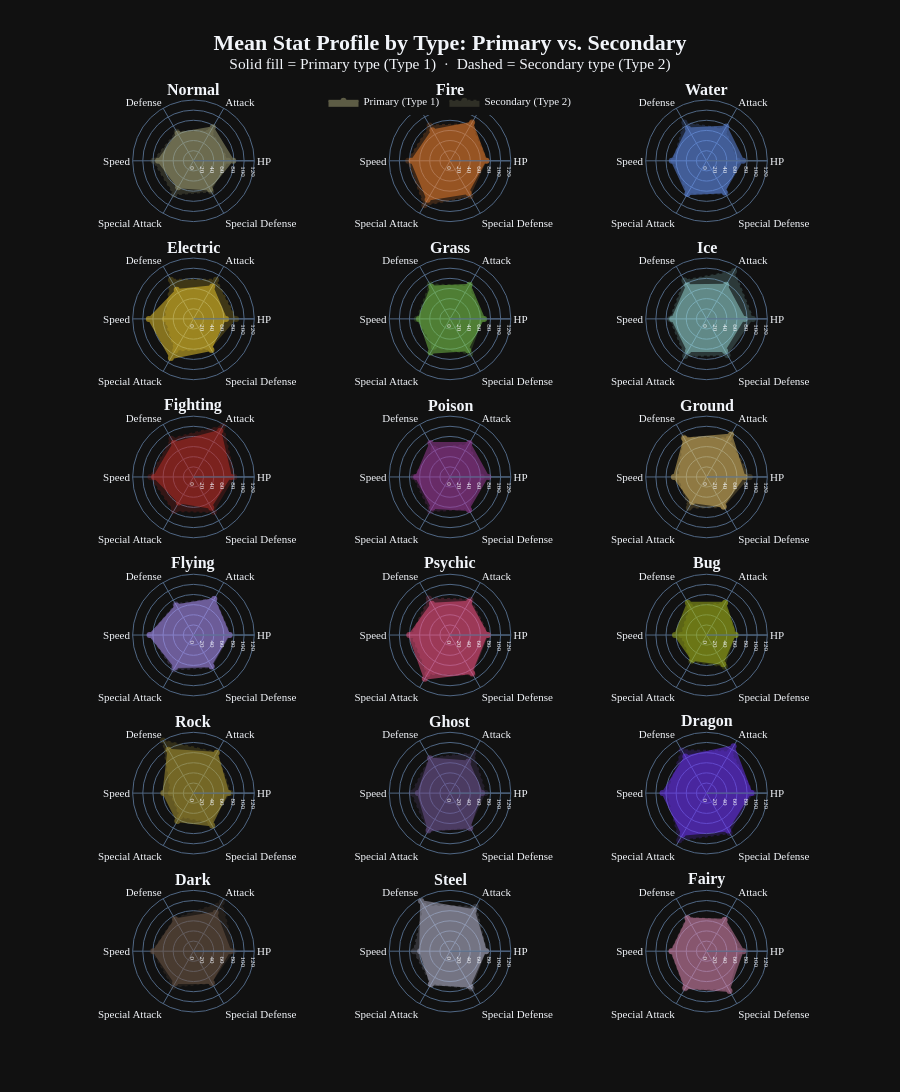

The code cell stored with this chart in its notebook:
### Code cell
# --- 2d: Stat fingerprint ScatterPolar — Primary vs. Secondary type ---
# Each of the 18 type subplots overlays two traces:
#   Solid fill (0.5 opacity)  = Pokémon for whom this is their PRIMARY type (Type 1)
#   Dashed line (0.2 opacity) = Pokémon for whom this is their SECONDARY type (Type 2)
# All subplots share the same radial axis range → direct cross-type comparison.
from plotly.subplots import make_subplots

STAT_THETA = ['HP', 'Attack', 'Defense', 'Speed', 'Special Attack', 'Special Defense']
TYPE_ORDER = list(TYPE_COLORS.keys())  # canonical game type order

# Global max mean stat across all type × stat combinations → uniform radial scale
all_means = []
for t in TYPE_ORDER:
    for subset in [pokes[pokes['Type 1'] == t], pokes[pokes['Type 2'] == t]]:
        if len(subset) > 0:
            all_means.extend(subset[STAT_THETA].mean().tolist())
POLAR_MAX = int(np.ceil(max(all_means) / 10) * 10)

ROWS, COLS = 6, 3
fig = make_subplots(
    rows=ROWS, cols=COLS,
    specs=[[{'type': 'polar'}] * COLS] * ROWS,
    subplot_titles=[f'<b>{t}</b>' for t in TYPE_ORDER],
    vertical_spacing=0.04,
    horizontal_spacing=0.04,
)

for idx, t in enumerate(TYPE_ORDER):
    row = idx // COLS + 1
    col = idx % COLS + 1
    color = TYPE_COLORS[t]

    t1 = pokes[pokes['Type 1'] == t]
    t2 = pokes[pokes['Type 2'] == t]

    if len(t1) > 0:
        fig.add_trace(go.Scatterpolar(
            r=t1[STAT_THETA].mean().tolist(),
            theta=STAT_THETA,
            fill='toself',
            fillcolor=color,
            opacity=0.5,
            line=dict(color=color, width=2),
            name='Primary (Type 1)',
            legendgroup='type1',
            showlegend=(idx == 0),
        ), row, col)

    if len(t2) > 0:
        fig.add_trace(go.Scatterpolar(
            r=t2[STAT_THETA].mean().tolist(),
            theta=STAT_THETA,
            fill='toself',
            fillcolor=color,
            opacity=0.2,
            line=dict(color=color, width=2, dash='dot'),
            name='Secondary (Type 2)',
            legendgroup='type2',
            showlegend=(idx == 0),
        ), row, col)

# Uniform radial axis on all 18 polar subplots
polar_kwargs = {}
for i in range(1, 19):
    key = 'polar' if i == 1 else f'polar{i}'
    polar_kwargs[key] = dict(radialaxis=dict(
        range=[0, POLAR_MAX],
        showticklabels=True,
        tickfont=dict(size=7),
    ))

fig.update_layout(
    **polar_kwargs,
    title=(
        '<b>Mean Stat Profile by Type: Primary vs. Secondary</b><br>'
        '<sup>Solid fill = Primary type (Type 1)  ·  Dashed = Secondary type (Type 2)</sup>'
    ),
    title_x=0.5,
    height=1800,
    template='plotly_dark',
    legend=dict(orientation='h', y=1.015, x=0.5, xanchor='center'),
    font=dict(family='Ubuntu', size=11),
    title_font=dict(family='Ubuntu', size=22),
)
fig.show()

### Figure 1 — Plotly figure (JSON) as saved in the notebook; plotly's stock layout.template omitted (floating-point values rounded to 4 significant figures)
{"data": [{"fill": "toself", "fillcolor": "#A8A77A", "legendgroup": "type1", "line": {"color": "#A8A77A", "width": 2}, "name": "Primary (Type 1)", "opacity": 0.5, "r": [78.62, 76.29, 62.43, 69.82, 60.37, 65.57], "showlegend": true, "subplot": "polar", "theta": ["HP", "Attack", "Defense", "Speed", "Special Attack", "Special Defense"], "type": "scatterpolar"}, {"fill": "toself", "fillcolor": "#A8A77A", "legendgroup": "type2", "line": {"color": "#A8A77A", "dash": "dot", "width": 2}, "name": "Secondary (Type 2)", "opacity": 0.2, "r": [68.55, 67.9, 66.0, 78.85, 76.6, 69.8], "showlegend": true, "subplot": "polar", "theta": ["HP", "Attack", "Defense", "Speed", "Special Attack", "Special Defense"], "type": "scatterpolar"}, {"fill": "toself", "fillcolor": "#EE8130", "legendgroup": "type1", "line": {"color": "#EE8130", "width": 2}, "name": "Primary (Type 1)", "opacity": 0.5, "r": [71.77, 87.15, 69.53, 75.86, 88.51, 73.25], "showlegend": false, "subplot": "polar2", "theta": ["HP", "Attack", "Defense", "Speed", "Special Attack", "Special Defense"], "type": "scatterpolar"}, {"fill": "toself", "fillcolor": "#EE8130", "legendgroup": "type2", "line": {"color": "#EE8130", "dash": "dot", "width": 2}, "name": "Secondary (Type 2)", "opacity": 0.2, "r": [72.43, 83.62, 80.33, 82.38, 101.2, 80.1], "showlegend": false, "subplot": "polar2", "theta": ["HP", "Attack", "Defense", "Speed", "Special Attack", "Special Defense"], "type": "scatterpolar"}, {"fill": "toself", "fillcolor": "#6390F0", "legendgroup": "type1", "line": {"color": "#6390F0", "width": 2}, "name": "Primary (Type 1)", "opacity": 0.5, "r": [72.28, 78.1, 73.44, 68.58, 75.91, 71.43], "showlegend": false, "subplot": "polar3", "theta": ["HP", "Attack", "Defense", "Speed", "Special Attack", "Special Defense"], "type": "scatterpolar"}, {"fill": "toself", "fillcolor": "#6390F0", "legendgroup": "type2", "line": {"color": "#6390F0", "dash": "dot", "width": 2}, "name": "Secondary (Type 2)", "opacity": 0.2, "r": [61.52, 71.65, 87.35, 65.0, 74.48, 74.78], "showlegend": false, "subplot": "polar3", "theta": ["HP", "Attack", "Defense", "Speed", "Special Attack", "Special Defense"], "type": "scatterpolar"}, {"fill": "toself", "fillcolor": "#F7D02C", "legendgroup": "type1", "line": {"color": "#F7D02C", "width": 2}, "name": "Primary (Type 1)", "opacity": 0.5, "r": [64.23, 74.07, 66.15, 88.12, 89.27, 70.99], "showlegend": false, "subplot": "polar4", "theta": ["HP", "Attack", "Defense", "Speed", "Special Attack", "Special Defense"], "type": "scatterpolar"}, {"fill": "toself", "fillcolor": "#F7D02C", "legendgroup": "type2", "line": {"color": "#F7D02C", "dash": "dot", "width": 2}, "name": "Secondary (Type 2)", "opacity": 0.2, "r": [84.0, 89.0, 89.08, 56.15, 72.08, 67.92], "showlegend": false, "subplot": "polar4", "theta": ["HP", "Attack", "Defense", "Speed", "Special Attack", "Special Defense"], "type": "scatterpolar"}, {"fill": "toself", "fillcolor": "#7AC74C", "legendgroup": "type1", "line": {"color": "#7AC74C", "width": 2}, "name": "Primary (Type 1)", "opacity": 0.5, "r": [67.39, 77.69, 73.38, 61.23, 76.88, 71.62], "showlegend": false, "subplot": "polar5", "theta": ["HP", "Attack", "Defense", "Speed", "Special Attack", "Special Defense"], "type": "scatterpolar"}, {"fill": "toself", "fillcolor": "#7AC74C", "legendgroup": "type2", "line": {"color": "#7AC74C", "dash": "dot", "width": 2}, "name": "Secondary (Type 2)", "opacity": 0.2, "r": [65.03, 74.55, 79.03, 65.09, 63.64, 79.33], "showlegend": false, "subplot": "polar5", "theta": ["HP", "Attack", "Defense", "Speed", "Special Attack", "Special Defense"], "type": "scatterpolar"}, {"fill": "toself", "fillcolor": "#96D9D6", "legendgroup": "type1", "line": {"color": "#96D9D6", "width": 2}, "name": "Primary (Type 1)", "opacity": 0.5, "r": [75.19, 77.72, 76.44, 67.84, 73.26, 73.3], "showlegend": false, "subplot": "polar6", "theta": ["HP", "Attack", "Defense", "Speed", "Special Attack", "Special Defense"], "type": "scatterpolar"}, {"fill": "toself", "fillcolor": "#96D9D6", "legendgroup": "type2", "line": {"color": "#96D9D6", "dash": "dot", "width": 2}, "name": "Secondary (Type 2)", "opacity": 0.2, "r": [91.62, 108.4, 87.21, 71.54, 84.42, 82.62], "showlegend": false, "subplot": "polar6", "theta": ["HP", "Attack", "Defense", "Speed", "Special Attack", "Special Defense"], "type": "scatterpolar"}, {"fill": "toself", "fillcolor": "#C22E28", "legendgroup": "type1", "line": {"color": "#C22E28", "width": 2}, "name": "Primary (Type 1)", "opacity": 0.5, "r": [74.05, 105.4, 77.12, 77.88, 57.95, 70.23], "showlegend": false, "subplot": "polar7", "theta": ["HP", "Attack", "Defense", "Speed", "Special Attack", "Special Defense"], "type": "scatterpolar"}, {"fill": "toself", "fillcolor": "#C22E28", "legendgroup": "type2", "line": {"color": "#C22E28", "dash": "dot", "width": 2}, "name": "Secondary (Type 2)", "opacity": 0.2, "r": [80.56, 116.5, 87.16, 84.96, 77.4, 80.13], "showlegend": false, "subplot": "polar7", "theta": ["HP", "Attack", "Defense", "Speed", "Special Attack", "Special Defense"], "type": "scatterpolar"}, {"fill": "toself", "fillcolor": "#A33EA1", "legendgroup": "type1", "line": {"color": "#A33EA1", "width": 2}, "name": "Primary (Type 1)", "opacity": 0.5, "r": [75.58, 77.16, 77.58, 66.8, 70.16, 75.32], "showlegend": false, "subplot": "polar8", "theta": ["HP", "Attack", "Defense", "Speed", "Special Attack", "Special Defense"], "type": "scatterpolar"}, {"fill": "toself", "fillcolor": "#A33EA1", "legendgroup": "type2", "line": {"color": "#A33EA1", "dash": "dot", "width": 2}, "name": "Secondary (Type 2)", "opacity": 0.2, "r": [62.57, 74.0, 64.61, 71.73, 78.08, 72.47], "showlegend": false, "subplot": "polar8", "theta": ["HP", "Attack", "Defense", "Speed", "Special Attack", "Special Defense"], "type": "scatterpolar"}, {"fill": "toself", "fillcolor": "#E2BF65", "legendgroup": "type1", "line": {"color": "#E2BF65", "width": 2}, "name": "Primary (Type 1)", "opacity": 0.5, "r": [74.94, 96.86, 87.45, 64.43, 57.31, 67.24], "showlegend": false, "subplot": "polar9", "theta": ["HP", "Attack", "Defense", "Speed", "Special Attack", "Special Defense"], "type": "scatterpolar"}, {"fill": "toself", "fillcolor": "#E2BF65", "legendgroup": "type2", "line": {"color": "#E2BF65", "dash": "dot", "width": 2}, "name": "Secondary (Type 2)", "opacity": 0.2, "r": [85.32, 87.64, 90.02, 55.55, 69.95, 68.43], "showlegend": false, "subplot": "polar9", "theta": ["HP", "Attack", "Defense", "Speed", "Special Attack", "Special Defense"], "type": "scatterpolar"}, {"fill": "toself", "fillcolor": "#A98FF3", "legendgroup": "type1", "line": {"color": "#A98FF3", "width": 2}, "name": "Primary (Type 1)", "opacity": 0.5, "r": [70.9, 81.9, 67.4, 86.8, 72.6, 70.9], "showlegend": false, "subplot": "polar10", "theta": ["HP", "Attack", "Defense", "Speed", "Special Attack", "Special Defense"], "type": "scatterpolar"}, {"fill": "toself", "fillcolor": "#A98FF3", "legendgroup": "type2", "line": {"color": "#A98FF3", "dash": "dot", "width": 2}, "name": "Secondary (Type 2)", "opacity": 0.2, "r": [72.55, 82.72, 70.28, 85.34, 78.53, 73.02], "showlegend": false, "subplot": "polar10", "theta": ["HP", "Attack", "Defense", "Speed", "Special Attack", "Special Defense"], "type": "scatterpolar"}, {"fill": "toself", "fillcolor": "#F95587", "legendgroup": "type1", "line": {"color": "#F95587", "width": 2}, "name": "Primary (Type 1)", "opacity": 0.5, "r": [73.83, 75.72, 71.54, 80.46, 99.47, 86.75], "showlegend": false, "subplot": "polar11", "theta": ["HP", "Attack", "Defense", "Speed", "Special Attack", "Special Defense"], "type": "scatterpolar"}, {"fill": "toself", "fillcolor": "#F95587", "legendgroup": "type2", "line": {"color": "#F95587", "dash": "dot", "width": 2}, "name": "Secondary (Type 2)", "opacity": 0.2, "r": [75.66, 80.69, 83.45, 75.6, 88.71, 89.31], "showlegend": false, "subplot": "polar11", "theta": ["HP", "Attack", "Defense", "Speed", "Special Attack", "Special Defense"], "type": "scatterpolar"}, {"fill": "toself", "fillcolor": "#A6B91A", "legendgroup": "type1", "line": {"color": "#A6B91A", "width": 2}, "name": "Primary (Type 1)", "opacity": 0.5, "r": [57.41, 73.41, 73.78, 62.19, 56.51, 66.31], "showlegend": false, "subplot": "polar12", "theta": ["HP", "Attack", "Defense", "Speed", "Special Attack", "Special Defense"], "type": "scatterpolar"}, {"fill": "toself", "fillcolor": "#A6B91A", "legendgroup": "type2", "line": {"color": "#A6B91A", "dash": "dot", "width": 2}, "name": "Secondary (Type 2)", "opacity": 0.2, "r": [57.33, 72.22, 65.44, 49.89, 60.0, 72.11], "showlegend": false, "subplot": "polar12", "theta": ["HP", "Attack", "Defense", "Speed", "Special Attack", "Special Defense"], "type": "scatterpolar"}, {"fill": "toself", "fillcolor": "#B6A136", "legendgroup": "type1", "line": {"color": "#B6A136", "width": 2}, "name": "Primary (Type 1)", "opacity": 0.5, "r": [68.72, 91.75, 98.77, 59.43, 63.61, 74.03], "showlegend": false, "subplot": "polar13", "theta": ["HP", "Attack", "Defense", "Speed", "Special Attack", "Special Defense"], "type": "scatterpolar"}, {"fill": "toself", "fillcolor": "#B6A136", "legendgroup": "type2", "line": {"color": "#B6A136", "dash": "dot", "width": 2}, "name": "Secondary (Type 2)", "opacity": 0.2, "r": [72.79, 92.0, 120.0, 44.53, 53.32, 67.32], "showlegend": false, "subplot": "polar13", "theta": ["HP", "Attack", "Defense", "Speed", "Special Attack", "Special Defense"], "type": "scatterpolar"}, {"fill": "toself", "fillcolor": "#735797", "legendgroup": "type1", "line": {"color": "#735797", "width": 2}, "name": "Primary (Type 1)", "opacity": 0.5, "r": [63.28, 72.11, 78.89, 63.23, 84.0, 79.83], "showlegend": false, "subplot": "polar14", "theta": ["HP", "Attack", "Defense", "Speed", "Special Attack", "Special Defense"], "type": "scatterpolar"}, {"fill": "toself", "fillcolor": "#735797", "legendgroup": "type2", "line": {"color": "#735797", "dash": "dot", "width": 2}, "name": "Secondary (Type 2)", "opacity": 0.2, "r": [70.23, 91.09, 79.81, 75.6, 86.05, 78.47], "showlegend": false, "subplot": "polar14", "theta": ["HP", "Attack", "Defense", "Speed", "Special Attack", "Special Defense"], "type": "scatterpolar"}, {"fill": "toself", "fillcolor": "#6F35FC", "legendgroup": "type1", "line": {"color": "#6F35FC", "width": 2}, "name": "Primary (Type 1)", "opacity": 0.5, "r": [88.58, 106.8, 83.42, 86.81, 94.58, 85.12], "showlegend": false, "subplot": "polar15", "theta": ["HP", "Attack", "Defense", "Speed", "Special Attack", "Special Defense"], "type": "scatterpolar"}, {"fill": "toself", "fillcolor": "#6F35FC", "legendgroup": "type2", "line": {"color": "#6F35FC", "dash": "dot", "width": 2}, "name": "Secondary (Type 2)", "opacity": 0.2, "r": [92.15, 95.0, 97.79, 77.81, 107.5, 91.09], "showlegend": false, "subplot": "polar15", "theta": ["HP", "Attack", "Defense", "Speed", "Special Attack", "Special Defense"], "type": "scatterpolar"}, {"fill": "toself", "fillcolor": "#705746", "legendgroup": "type1", "line": {"color": "#705746", "width": 2}, "name": "Primary (Type 1)", "opacity": 0.5, "r": [72.85, 87.68, 72.17, 78.8, 72.46, 72.31], "showlegend": false, "subplot": "polar16", "theta": ["HP", "Attack", "Defense", "Speed", "Special Attack", "Special Defense"], "type": "scatterpolar"}, {"fill": "toself", "fillcolor": "#705746", "legendgroup": "type2", "line": {"color": "#705746", "dash": "dot", "width": 2}, "name": "Secondary (Type 2)", "opacity": 0.2, "r": [79.27, 111.5, 73.97, 80.79, 80.82, 72.18], "showlegend": false, "subplot": "polar16", "theta": ["HP", "Attack", "Defense", "Speed", "Special Attack", "Special Defense"], "type": "scatterpolar"}, {"fill": "toself", "fillcolor": "#B7B7CE", "legendgroup": "type1", "line": {"color": "#B7B7CE", "width": 2}, "name": "Primary (Type 1)", "opacity": 0.5, "r": [71.23, 93.57, 114.2, 58.83, 75.57, 80.43], "showlegend": false, "subplot": "polar17", "theta": ["HP", "Attack", "Defense", "Speed", "Special Attack", "Special Defense"], "type": "scatterpolar"}, {"fill": "toself", "fillcolor": "#B7B7CE", "legendgroup": "type2", "line": {"color": "#B7B7CE", "dash": "dot", "width": 2}, "name": "Secondary (Type 2)", "opacity": 0.2, "r": [71.32, 101.5, 103.8, 71.02, 73.7, 85.05], "showlegend": false, "subplot": "polar17", "theta": ["HP", "Attack", "Defense", "Speed", "Special Attack", "Special Defense"], "type": "scatterpolar"}, {"fill": "toself", "fillcolor": "#D685AD", "legendgroup": "type1", "line": {"color": "#D685AD", "width": 2}, "name": "Primary (Type 1)", "opacity": 0.5, "r": [72.91, 71.56, 74.41, 68.91, 83.44, 90.85], "showlegend": false, "subplot": "polar18", "theta": ["HP", "Attack", "Defense", "Speed", "Special Attack", "Special Defense"], "type": "scatterpolar"}, {"fill": "toself", "fillcolor": "#D685AD", "legendgroup": "type2", "line": {"color": "#D685AD", "dash": "dot", "width": 2}, "name": "Secondary (Type 2)", "opacity": 0.2, "r": [65.38, 70.36, 76.89, 69.53, 85.02, 87.42], "showlegend": false, "subplot": "polar18", "theta": ["HP", "Attack", "Defense", "Speed", "Special Attack", "Special Defense"], "type": "scatterpolar"}], "layout": {"annotations": [{"font": {"size": 16}, "showarrow": false, "text": "<b>Normal</b>", "x": 0.1533, "xanchor": "center", "xref": "paper", "y": 1.0, "yanchor": "bottom", "yref": "paper"}, {"font": {"size": 16}, "showarrow": false, "text": "<b>Fire</b>", "x": 0.5, "xanchor": "center", "xref": "paper", "y": 1.0, "yanchor": "bottom", "yref": "paper"}, {"font": {"size": 16}, "showarrow": false, "text": "<b>Water</b>", "x": 0.8467, "xanchor": "center", "xref": "paper", "y": 1.0, "yanchor": "bottom", "yref": "paper"}, {"font": {"size": 16}, "showarrow": false, "text": "<b>Electric</b>", "x": 0.1533, "xanchor": "center", "xref": "paper", "y": 0.8267, "yanchor": "bottom", "yref": "paper"}, {"font": {"size": 16}, "showarrow": false, "text": "<b>Grass</b>", "x": 0.5, "xanchor": "center", "xref": "paper", "y": 0.8267, "yanchor": "bottom", "yref": "paper"}, {"font": {"size": 16}, "showarrow": false, "text": "<b>Ice</b>", "x": 0.8467, "xanchor": "center", "xref": "paper", "y": 0.8267, "yanchor": "bottom", "yref": "paper"}, {"font": {"size": 16}, "showarrow": false, "text": "<b>Fighting</b>", "x": 0.1533, "xanchor": "center", "xref": "paper", "y": 0.6533, "yanchor": "bottom", "yref": "paper"}, {"font": {"size": 16}, "showarrow": false, "text": "<b>Poison</b>", "x": 0.5, "xanchor": "center", "xref": "paper", "y": 0.6533, "yanchor": "bottom", "yref": "paper"}, {"font": {"size": 16}, "showarrow": false, "text": "<b>Ground</b>", "x": 0.8467, "xanchor": "center", "xref": "paper", "y": 0.6533, "yanchor": "bottom", "yref": "paper"}, {"font": {"size": 16}, "showarrow": false, "text": "<b>Flying</b>", "x": 0.1533, "xanchor": "center", "xref": "paper", "y": 0.48, "yanchor": "bottom", "yref": "paper"}, {"font": {"size": 16}, "showarrow": false, "text": "<b>Psychic</b>", "x": 0.5, "xanchor": "center", "xref": "paper", "y": 0.48, "yanchor": "bottom", "yref": "paper"}, {"font": {"size": 16}, "showarrow": false, "text": "<b>Bug</b>", "x": 0.8467, "xanchor": "center", "xref": "paper", "y": 0.48, "yanchor": "bottom", "yref": "paper"}, {"font": {"size": 16}, "showarrow": false, "text": "<b>Rock</b>", "x": 0.1533, "xanchor": "center", "xref": "paper", "y": 0.3067, "yanchor": "bottom", "yref": "paper"}, {"font": {"size": 16}, "showarrow": false, "text": "<b>Ghost</b>", "x": 0.5, "xanchor": "center", "xref": "paper", "y": 0.3067, "yanchor": "bottom", "yref": "paper"}, {"font": {"size": 16}, "showarrow": false, "text": "<b>Dragon</b>", "x": 0.8467, "xanchor": "center", "xref": "paper", "y": 0.3067, "yanchor": "bottom", "yref": "paper"}, {"font": {"size": 16}, "showarrow": false, "text": "<b>Dark</b>", "x": 0.1533, "xanchor": "center", "xref": "paper", "y": 0.1333, "yanchor": "bottom", "yref": "paper"}, {"font": {"size": 16}, "showarrow": false, "text": "<b>Steel</b>", "x": 0.5, "xanchor": "center", "xref": "paper", "y": 0.1333, "yanchor": "bottom", "yref": "paper"}, {"font": {"size": 16}, "showarrow": false, "text": "<b>Fairy</b>", "x": 0.8467, "xanchor": "center", "xref": "paper", "y": 0.1333, "yanchor": "bottom", "yref": "paper"}], "font": {"family": "Ubuntu", "size": 11}, "height": 1800, "legend": {"orientation": "h", "x": 0.5, "xanchor": "center", "y": 1.015}, "polar": {"domain": {"x": [0.0, 0.3067], "y": [0.8667, 1.0]}, "radialaxis": {"range": [0, 120], "showticklabels": true, "tickfont": {"size": 7}}}, "polar10": {"domain": {"x": [0.0, 0.3067], "y": [0.3467, 0.48]}, "radialaxis": {"range": [0, 120], "showticklabels": true, "tickfont": {"size": 7}}}, "polar11": {"domain": {"x": [0.3467, 0.6533], "y": [0.3467, 0.48]}, "radialaxis": {"range": [0, 120], "showticklabels": true, "tickfont": {"size": 7}}}, "polar12": {"domain": {"x": [0.6933, 1.0], "y": [0.3467, 0.48]}, "radialaxis": {"range": [0, 120], "showticklabels": true, "tickfont": {"size": 7}}}, "polar13": {"domain": {"x": [0.0, 0.3067], "y": [0.1733, 0.3067]}, "radialaxis": {"range": [0, 120], "showticklabels": true, "tickfont": {"size": 7}}}, "polar14": {"domain": {"x": [0.3467, 0.6533], "y": [0.1733, 0.3067]}, "radialaxis": {"range": [0, 120], "showticklabels": true, "tickfont": {"size": 7}}}, "polar15": {"domain": {"x": [0.6933, 1.0], "y": [0.1733, 0.3067]}, "radialaxis": {"range": [0, 120], "showticklabels": true, "tickfont": {"size": 7}}}, "polar16": {"domain": {"x": [0.0, 0.3067], "y": [0.0, 0.1333]}, "radialaxis": {"range": [0, 120], "showticklabels": true, "tickfont": {"size": 7}}}, "polar17": {"domain": {"x": [0.3467, 0.6533], "y": [0.0, 0.1333]}, "radialaxis": {"range": [0, 120], "showticklabels": true, "tickfont": {"size": 7}}}, "polar18": {"domain": {"x": [0.6933, 1.0], "y": [0.0, 0.1333]}, "radialaxis": {"range": [0, 120], "showticklabels": true, "tickfont": {"size": 7}}}, "polar2": {"domain": {"x": [0.3467, 0.6533], "y": [0.8667, 1.0]}, "radialaxis": {"range": [0, 120], "showticklabels": true, "tickfont": {"size": 7}}}, "polar3": {"domain": {"x": [0.6933, 1.0], "y": [0.8667, 1.0]}, "radialaxis": {"range": [0, 120], "showticklabels": true, "tickfont": {"size": 7}}}, "polar4": {"domain": {"x": [0.0, 0.3067], "y": [0.6933, 0.8267]}, "radialaxis": {"range": [0, 120], "showticklabels": true, "tickfont": {"size": 7}}}, "polar5": {"domain": {"x": [0.3467, 0.6533], "y": [0.6933, 0.8267]}, "radialaxis": {"range": [0, 120], "showticklabels": true, "tickfont": {"size": 7}}}, "polar6": {"domain": {"x": [0.6933, 1.0], "y": [0.6933, 0.8267]}, "radialaxis": {"range": [0, 120], "showticklabels": true, "tickfont": {"size": 7}}}, "polar7": {"domain": {"x": [0.0, 0.3067], "y": [0.52, 0.6533]}, "radialaxis": {"range": [0, 120], "showticklabels": true, "tickfont": {"size": 7}}}, "polar8": {"domain": {"x": [0.3467, 0.6533], "y": [0.52, 0.6533]}, "radialaxis": {"range": [0, 120], "showticklabels": true, "tickfont": {"size": 7}}}, "polar9": {"domain": {"x": [0.6933, 1.0], "y": [0.52, 0.6533]}, "radialaxis": {"range": [0, 120], "showticklabels": true, "tickfont": {"size": 7}}}, "title": {"font": {"family": "Ubuntu", "size": 22}, "text": "<b>Mean Stat Profile by Type: Primary vs. Secondary</b><br><sup>Solid fill = Primary type (Type 1)  ·  Dashed = Secondary type (Type 2)</sup>", "x": 0.5}}}
